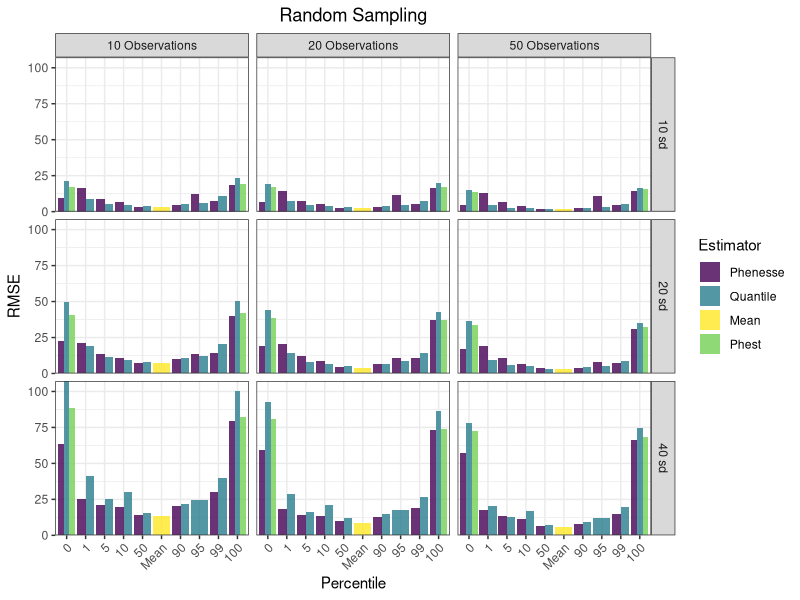

This chart was generated by the following R code: (Note: this script raises an error after producing the figure.)
# Libraries

library(Metrics)
library(dplyr)
library(ggplot2)

# read in simulation results, uni_sims and bi_sims

uni_phenesse_sims <- read.csv("results/unimodal_phenesse.csv", 
                              stringsAsFactors = FALSE)
bi_phenesse_sims <- read.csv("results/bimodal_phenesse.csv", 
                             stringsAsFactors = FALSE)

uni_quantile_sims <- read.csv("results/unimodal_quantile.csv", 
                           stringsAsFactors = FALSE)
bi_quantile_sims <- read.csv("results/bimodal_quantile.csv",
                          stringsAsFactors = FALSE)

uni_phest_sims <- read.csv("results/unimodal_phest.csv", 
                           stringsAsFactors = FALSE) %>% 
  dplyr::select(-lowCI, -highCI)
bi_phest_sims <- read.csv("results/bimodal_phest.csv",
                          stringsAsFactors = FALSE)%>% 
  dplyr::select(-lowCI, -highCI)

uni_mean_sims <- read.csv("results/unimodal_mean.csv", stringsAsFactors = FALSE)
bi_mean_sims <- read.csv("results/bimodal_mean.csv", stringsAsFactors = FALSE)

# Combine phenesse simulation results with naive simulation results

total_uni <- rbind(uni_phenesse_sims, uni_quantile_sims, uni_phest_sims, uni_mean_sims)
total_bi <- rbind(bi_phenesse_sims, bi_quantile_sims, bi_phest_sims, bi_mean_sims)

# group by and summarize to get bias and rmse

total_uni_metrics <- total_uni %>%  
  group_by(estimator, perc, obs, Q, sd) %>% 
  summarize(RMSE = rmse(actual = true_value, predicted = estimate), 
            Bias = bias(actual = true_value, predicted = estimate)) 

total_uni_metrics$sd <- as.character(total_uni_metrics$sd)
total_uni_metrics$obs <- as.character(total_uni_metrics$obs)
total_uni_metrics$Q <- as.character(total_uni_metrics$Q)
total_uni_metrics <- total_uni_metrics %>% 
  mutate(fac_Q = ifelse(Q == 50.50, "Mean", Q))

total_bi_metrics <- total_bi %>%  
  group_by(estimator, perc, obs,Q, sd) %>% 
  summarize(RMSE = rmse(actual = true_value, predicted = estimate), 
            Bias = bias(actual = true_value, predicted = estimate)) 
total_bi_metrics$sd <- as.character(total_bi_metrics$sd)
total_bi_metrics$obs <- as.character(total_bi_metrics$obs)
total_bi_metrics$Q <- as.character(total_bi_metrics$Q)
total_bi_metrics <- total_bi_metrics %>% 
  mutate(fac_Q = ifelse(Q == 50.50, "Mean", Q))

# prepare dataframe for barplot
total_uni_metrics_barplot <- total_uni_metrics %>% 
  ungroup(fac_Q) %>% 
  mutate(fac_Q = factor(fac_Q, levels = c('0','1','5','10','50',"Mean",'90','95','99','100'))) %>% 
  mutate(sd = paste(sd, "sd")) %>% 
  mutate(obs = paste(obs, "Observations")) %>% 
  mutate(Estimator = ifelse(estimator == "belitz", "Phenesse",
                            ifelse(estimator == "naive" , "Quantile",
                                   ifelse(estimator == "mean", "Mean",
                                          "Phest")))) %>% 
  mutate(Estimator = factor(Estimator, levels = c('Phenesse', 'Quantile', 'Mean','Phest')))

total_bi_metrics_barplot <- total_bi_metrics %>% 
  ungroup(fac_Q) %>% 
  mutate(fac_Q = factor(fac_Q, levels = c('0','1','5','10','50',"Mean",'90','95','99','100'))) %>% 
  mutate(sd = paste(sd, "sd")) %>% 
  mutate(obs = paste(obs, "Observations")) %>% 
  mutate(Estimator = ifelse(estimator == "belitz", "Phenesse",
                            ifelse(estimator == "naive" , "Quantile",
                                   ifelse(estimator == "mean", "Mean",
                                          "Phest")))) %>% 
  mutate(Estimator = factor(Estimator, levels = c('Phenesse', 'Quantile', 'Mean','Phest')))

##### UNIMODAL RMSE PLOT #########

um_rmse <- ggplot(total_uni_metrics_barplot) + 
  geom_bar(aes(x = fac_Q, y = RMSE, fill = Estimator), 
           stat = "identity", size = 1, alpha = 0.8, position = "dodge") +
  ggtitle("Random Sampling") + 
  scale_y_continuous(expand = c(0,0)) +
  theme_bw() +
  scale_fill_manual(values = c("#440154FF", "#287D8EFF","#FDE725FF", "#73D055FF")) +
  facet_grid(sd~obs, labeller = labeller()) +
  labs(x = "Percentile", y = 'RMSE') + 
  theme(plot.title = element_text(hjust = 0.5), axis.text.x = element_text(angle = 45, hjust = 1)) 

ggplot2::ggsave("figures_outputs/Fig3.png", plot = um_rmse, width = 10, height = 8, dpi = 300)

####### BIMODAL RMSE PLOT ############

bm_rmse <- ggplot(total_bi_metrics_barplot) + 
  geom_bar(aes(x = fac_Q, y = RMSE, fill = Estimator), 
           stat = "identity", size = 1, alpha = 0.8, position = "dodge") +
  ggtitle("Random Sampling") + 
  scale_y_continuous(expand = c(0,0)) +
  theme_bw() +
  scale_fill_manual(values = c("#440154FF", "#287D8EFF","#FDE725FF", "#73D055FF")) +
  facet_grid(sd~obs, labeller = labeller()) +
  labs(x = "Percentile", y = 'RMSE') + 
  theme(plot.title = element_text(hjust = 0.5), axis.text.x = element_text(angle = 45, hjust = 1)) 


ggplot2::ggsave("figures_outputs/Fig4.png", plot = bm_rmse, width = 10, height = 8, dpi = 300)

##### UNIMODAL BIAS PLOT #########

um_bias <- ggplot(total_uni_metrics_barplot) + 
  geom_bar(aes(x = fac_Q, y = Bias, fill = Estimator), 
           stat = "identity", size = 1, alpha = 0.8, position = "dodge") +
  geom_hline(yintercept = 0, alpha = 0.5) +
  ggtitle("Random Sampling") + 
  scale_y_continuous(expand = c(0,0)) +
  theme_bw() +
  scale_fill_manual(values = c("#440154FF", "#287D8EFF","#FDE725FF", "#73D055FF")) +
  facet_grid(sd~obs, labeller = labeller()) +
  labs(x = "Percentile", y = 'Bias') + 
  theme(plot.title = element_text(hjust = 0.5), axis.text.x = element_text(angle = 45, hjust = 1)) 

ggplot2::ggsave("figures_outputs/Fig5.png", plot = um_bias, width = 10, height = 8, dpi = 300)

####### BIMODAL BIAS PLOT ############

bm_bias <- ggplot(total_bi_metrics_barplot) + 
  geom_bar(aes(x = fac_Q, y = Bias, fill = Estimator), 
           stat = "identity", size = 1, alpha = 0.8, position = "dodge") +
  geom_hline(yintercept = 0, alpha = 0.5) +
  ggtitle("Random Sampling") + 
  scale_y_continuous(expand = c(0,0)) +
  theme_bw() +
  scale_fill_manual(values = c("#440154FF", "#287D8EFF","#FDE725FF", "#73D055FF")) +
  facet_grid(sd~obs, labeller = labeller()) +
  labs(x = "Percentile", y = 'Bias') + 
  theme(plot.title = element_text(hjust = 0.5), axis.text.x = element_text(angle = 45, hjust = 1)) 

ggplot2::ggsave("figures_outputs/Fig6.png", plot = bm_bias, width = 10, height = 8, dpi = 300)
